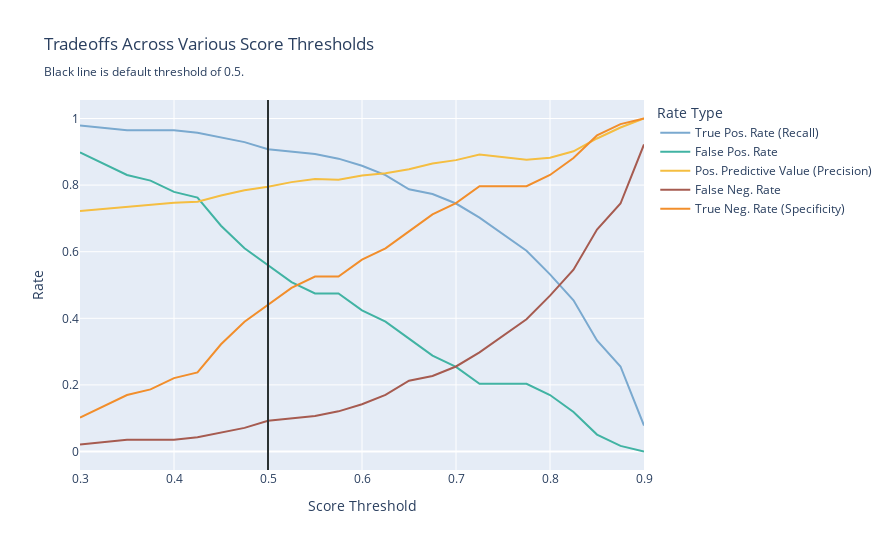

The notebook cell saved with this chart:
### Code cell
fig = evaluator.plot_threshold_curves(return_plotly=True)
fig.show()

### Figure 1 — Plotly figure (JSON) as saved in the notebook; plotly's stock layout.template omitted (floating-point values rounded to 4 significant figures)
{"data": [{"hovertemplate": "Rate Type=True Pos. Rate (Recall)<br>Score Threshold=%{x}<br>Rate=%{y}<extra></extra>", "legendgroup": "True Pos. Rate (Recall)", "line": {"color": "#7AA9CF", "dash": "solid"}, "marker": {"symbol": "circle"}, "mode": "lines", "name": "True Pos. Rate (Recall)", "orientation": "v", "showlegend": true, "type": "scatter", "x": [0.3, 0.325, 0.35, 0.375, 0.4, 0.425, 0.45, 0.475, 0.5, 0.525, 0.55, 0.575, 0.6, 0.625, 0.65, 0.675, 0.7, 0.725, 0.75, 0.775, 0.8, 0.825, 0.85, 0.875, 0.9], "xaxis": "x", "y": [0.9787, 0.9716, 0.9645, 0.9645, 0.9645, 0.9574, 0.9433, 0.9291, 0.9078, 0.9007, 0.8936, 0.8794, 0.8582, 0.8298, 0.7872, 0.773, 0.7447, 0.7021, 0.6525, 0.6028, 0.5319, 0.4539, 0.3333, 0.2553, 0.07801], "yaxis": "y"}, {"hovertemplate": "Rate Type=False Pos. Rate<br>Score Threshold=%{x}<br>Rate=%{y}<extra></extra>", "legendgroup": "False Pos. Rate", "line": {"color": "#41B3A3", "dash": "solid"}, "marker": {"symbol": "circle"}, "mode": "lines", "name": "False Pos. Rate", "orientation": "v", "showlegend": true, "type": "scatter", "x": [0.3, 0.325, 0.35, 0.375, 0.4, 0.425, 0.45, 0.475, 0.5, 0.525, 0.55, 0.575, 0.6, 0.625, 0.65, 0.675, 0.7, 0.725, 0.75, 0.775, 0.8, 0.825, 0.85, 0.875, 0.9], "xaxis": "x", "y": [0.8983, 0.8644, 0.8305, 0.8136, 0.7797, 0.7627, 0.678, 0.6102, 0.5593, 0.5085, 0.4746, 0.4746, 0.4237, 0.3898, 0.339, 0.2881, 0.2542, 0.2034, 0.2034, 0.2034, 0.1695, 0.1186, 0.05085, 0.01695, 0], "yaxis": "y"}, {"hovertemplate": "Rate Type=Pos. Predictive Value (Precision)<br>Score Threshold=%{x}<br>Rate=%{y}<extra></extra>", "legendgroup": "Pos. Predictive Value (Precision)", "line": {"color": "#F5BE41", "dash": "solid"}, "marker": {"symbol": "circle"}, "mode": "lines", "name": "Pos. Predictive Value (Precision)", "orientation": "v", "showlegend": true, "type": "scatter", "x": [0.3, 0.325, 0.35, 0.375, 0.4, 0.425, 0.45, 0.475, 0.5, 0.525, 0.55, 0.575, 0.6, 0.625, 0.65, 0.675, 0.7, 0.725, 0.75, 0.775, 0.8, 0.825, 0.85, 0.875, 0.9], "xaxis": "x", "y": [0.7225, 0.7287, 0.7351, 0.7391, 0.7473, 0.75, 0.7688, 0.7844, 0.795, 0.8089, 0.8182, 0.8158, 0.8288, 0.8357, 0.8473, 0.8651, 0.875, 0.8919, 0.8846, 0.8763, 0.8824, 0.9014, 0.94, 0.973, 1], "yaxis": "y"}, {"hovertemplate": "Rate Type=False Neg. Rate<br>Score Threshold=%{x}<br>Rate=%{y}<extra></extra>", "legendgroup": "False Neg. Rate", "line": {"color": "#A65B50", "dash": "solid"}, "marker": {"symbol": "circle"}, "mode": "lines", "name": "False Neg. Rate", "orientation": "v", "showlegend": true, "type": "scatter", "x": [0.3, 0.325, 0.35, 0.375, 0.4, 0.425, 0.45, 0.475, 0.5, 0.525, 0.55, 0.575, 0.6, 0.625, 0.65, 0.675, 0.7, 0.725, 0.75, 0.775, 0.8, 0.825, 0.85, 0.875, 0.9], "xaxis": "x", "y": [0.02128, 0.02837, 0.03546, 0.03546, 0.03546, 0.04255, 0.05674, 0.07092, 0.0922, 0.09929, 0.1064, 0.1206, 0.1418, 0.1702, 0.2128, 0.227, 0.2553, 0.2979, 0.3475, 0.3972, 0.4681, 0.5461, 0.6667, 0.7447, 0.922], "yaxis": "y"}, {"hovertemplate": "Rate Type=True Neg. Rate (Specificity)<br>Score Threshold=%{x}<br>Rate=%{y}<extra></extra>", "legendgroup": "True Neg. Rate (Specificity)", "line": {"color": "#F28E2B", "dash": "solid"}, "marker": {"symbol": "circle"}, "mode": "lines", "name": "True Neg. Rate (Specificity)", "orientation": "v", "showlegend": true, "type": "scatter", "x": [0.3, 0.325, 0.35, 0.375, 0.4, 0.425, 0.45, 0.475, 0.5, 0.525, 0.55, 0.575, 0.6, 0.625, 0.65, 0.675, 0.7, 0.725, 0.75, 0.775, 0.8, 0.825, 0.85, 0.875, 0.9], "xaxis": "x", "y": [0.1017, 0.1356, 0.1695, 0.1864, 0.2203, 0.2373, 0.322, 0.3898, 0.4407, 0.4915, 0.5254, 0.5254, 0.5763, 0.6102, 0.661, 0.7119, 0.7458, 0.7966, 0.7966, 0.7966, 0.8305, 0.8814, 0.9492, 0.9831, 1], "yaxis": "y"}], "layout": {"height": 550, "legend": {"title": {"text": "Rate Type"}, "tracegroupgap": 0}, "shapes": [{"line": {"color": "#2A3132"}, "type": "line", "x0": 0.5, "x1": 0.5, "xref": "x", "y0": 0, "y1": 1, "yref": "y domain"}], "title": {"text": "Tradeoffs Across Various Score Thresholds<br><sub>Black line is default threshold of 0.5.</sub>"}, "width": 889.9, "xaxis": {"anchor": "y", "domain": [0, 1], "title": {"text": "Score Threshold"}}, "yaxis": {"anchor": "x", "domain": [0, 1], "title": {"text": "Rate"}}}}
